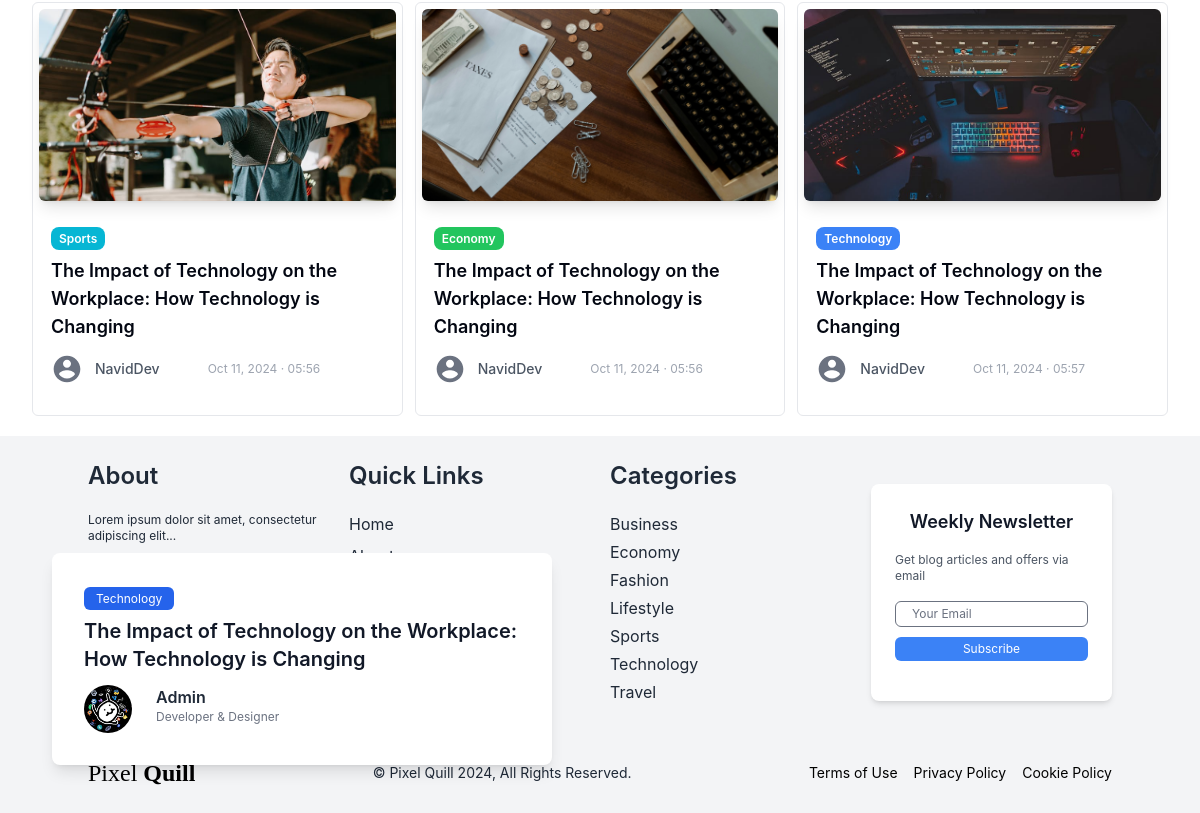
The app's page / (lower part), older data.
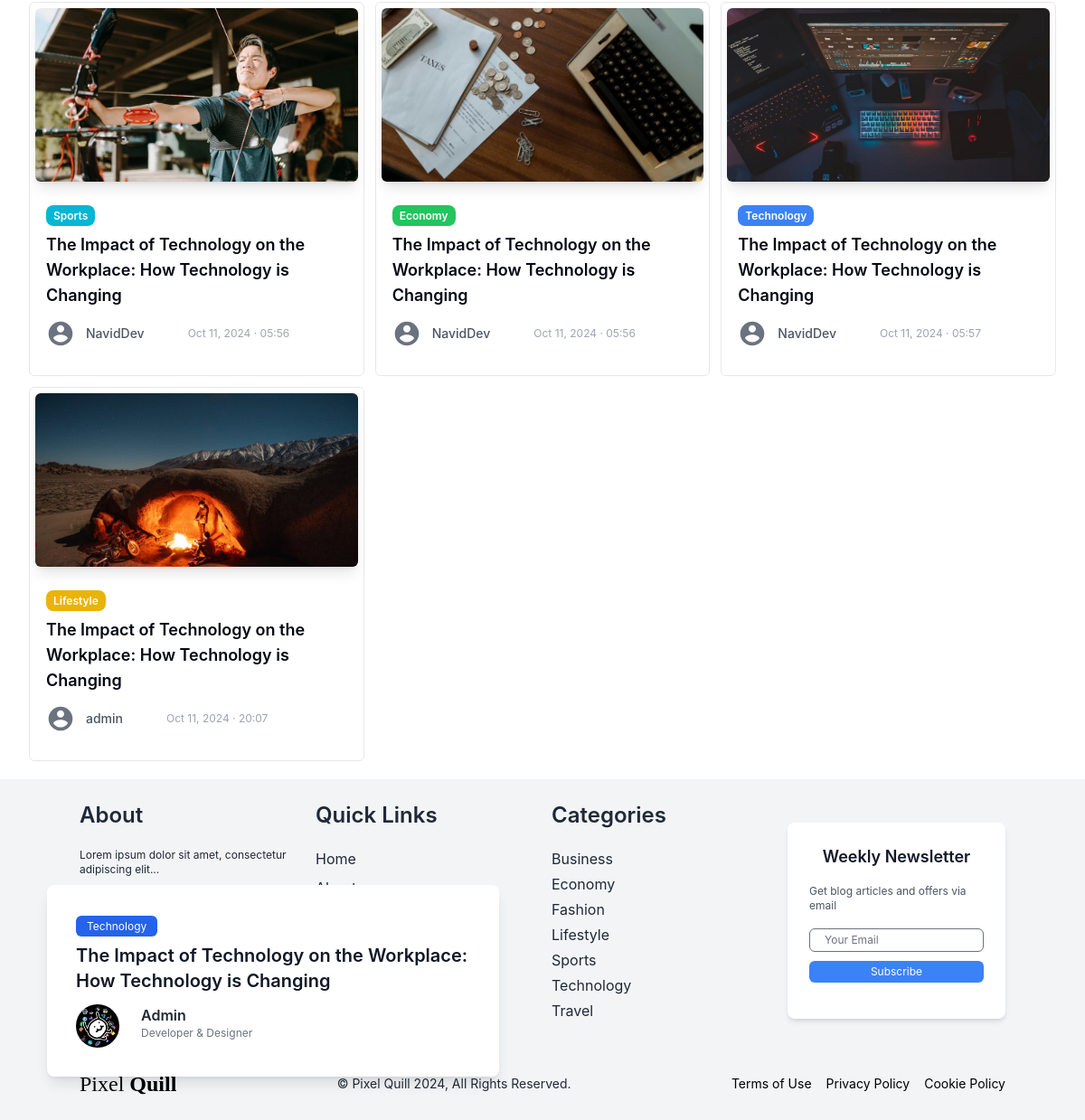
The same page, newer data.
### core/models.py (models this page shows, shortened)
class Blog(models.Model):
     created_by = models.ForeignKey(User, on_delete=models.CASCADE, related_name='author_blogs')
     heading = models.CharField(max_length=255, blank=False, null=True)
     category = models.ForeignKey(Category, on_delete=models.CASCADE, related_name="category_blogs")
     description = models.TextField(max_length=3000, null=True)
     image = models.ImageField(upload_to= 'blog/', null=True)
     added_date = models.DateTimeField(auto_now_add=True, null=True)

class Category(models.Model):
     name = models.CharField(max_length=255,  unique=True)
     class Meta:
          verbose_name_plural = 'Categories'
          ordering  = ('name',)
     def __str__(self):
          return self.name

### core/views.py (the view)
# urls.py: path('', views.home , name='home'),
def home(request):
     profile = getUserProfile(request=request)
     blogs = Blog.objects.all()
     return render(request, 'core/home.html',
     {
          'blogs': blogs,
          'categories': categories,
          'btn_cols': btn_cols,
          'profile': profile,
     }) # indirectly passing the list of category to layout.html

### core/templatetags/custom_filters.py (called while the page is built)
@register.filter(name="get_btn_col")  # Register the filter with a name
def get_btn_col(category, btn_cols):
    return btn_cols[str(category)]

@register.filter(name="get_formated_date")
def get_formated_date(added_date):
    return added_date.strftime("%b %d, %Y · %H:%M")

### pixelquill/utils.py (called while the page is built)
def getUserProfile(request):
     if not request.user.is_authenticated or request.user.is_superuser or request.user.is_staff:
          profile = None
     else:
          user = User.objects.get(pk=request.user.pk)
          profile = user.profile
     print(profile)
     return profile

### core/templates/core/home.html (shortened to what this page needs)
{% extends "core/layout.html" %}
{% load custom_filters %}
{% load static %}
{% block content %}
<div class="mx-8 my-5">
	<div class="w-full">
		<div class="w-full">
			<div class="absolute bottom-7 w-[500px] m-5">
				<div class="bg-white rounded-lg shadow-lg px-8 py-8">
					<div class="">
						<span class="bg-blue-600 text-white text-xs px-3 py-1 rounded-md">Technology</span>
					</div>
					<h2 class="my-2 text-gray-900 font-semibold text-xl mb-3 text-wrap">The Impact of Technology on the Workplace: How Technology is Changing</h2>
					<div class="flex space-x-6 ">
						<div class="flex-shrink-0 w-12 h-12 rounded-full overflow-hidden">
							<img src="{% static 'img/dp.jpg' %}" />
						</div>
						<div class="flex-shrink-0">
							<h2 class="text-base font-semibold text-gray-800 whitespace-nowrap"> Admin </h2>
							<p class="text-xs text-gray-500 whitespace-nowrap"> Developer & Designer</p>
						</div>
					</div>
				</div>
			</div>
		</div>
	</div>
	<div class="grid grid-cols-3 gap-3 my-5">
		{% for blog in blogs %}
			<div class="border p-1.5 rounded-md">
				<a href="{% url 'details' blog.id %}">
				<img src="{{blog.image.url}}" alt="{{blog.name}}" class="rounded-md w-full h-48 shadow-lg object-cover object-center"/>
				<div class="mx-3 my-6">
					<a href="{% url 'category' blog.category.id %}" class="rounded-lg text-xs font-semibold {{ blog.category | get_btn_col:btn_cols }} text-white py-1 px-2"> {{ blog.category }}</a>
						<div class="bg-white rounded-b-md mt-2">
							<div class="flex justify-between blogs-center">
								<h3 class="text-gray-950 text-lg font-semibold"> {{ blog.heading }} </h3>
							</div>
						</div>
						<div class="flex items-center space-x-3 my-3">
							<div class="w-8 h-8 rounded-full items-center justify-center">
								<a href="{% url 'author' blog.created_by.id %}" class="m-0" >
									<svg class="text-gray-500 " fill="currentColor" viewBox="0 0 24 24">
										<path d="M12 2C6.48 2 2 6.48 2 12s4.48 10 10 10 10-4.48 10-10S17.52 2 12 2zm0 3c1.66 0 3 1.34 3 3s-1.34 3-3 3-3-1.34-3-3 1.34-3 3-3zm0 14.2c-2.5 0-4.71-1.28-6-3.22.03-1.99 4-3.08 6-3.08 1.99 0 5.97 1.09 6 3.08-1.29 1.94-3.5 3.22-6 3.22z"/>
									</svg>
								</a>
							</div>
							<div class="flex items-center space-x-2 gap-10">
								<span class="text-sm text-gray-600 font-medium">{{ blog.created_by }}</span>
								<span class="text-gray-400 text-xs">{{ blog.added_date | get_formated_date }}</span>
							</div>
						</div>
					</div>
				</a>
			</div>
		{% endfor %}
	</div>
</div>
{% endblock %}

### core/templates/core/layout.html (shortened to what this page needs)
{% load static %}
{% load static tailwind_tags %}
<!DOCTYPE html>
<html lang="en">
<head>
	{% tailwind_css %}
</head>
<body class="font-inter">
{% block content %}   {% endblock %}
<footer class="bg-gray-100 text-black py-6">
	<div class="container mx-auto">
	<div class="grid grid-cols-1 md:grid-cols-4 gap-5">
		<div class="col-span-1 text-gray-800">
		<h3 class="text-2xl mb-5  font-semibold">About</h3>
		<p class="text-xs mb-2">Lorem ipsum dolor sit amet, consectetur adipiscing elit...</p>
		<p class="text-sm mb-2"><span class="font-semibold">Email:</span> codenafees@gmail.com</p>
		<p class="text-sm mb-2"><span class="font-semibold">Phone:</span> +92 123-456789</p>
		</div>
		<div class="col-span-1 text-gray-800">
		<h3 class="text-2xl mb-5 font-semibold">Quick Links</h3>
		<ul>
		<li class="mb-2"><a href="{% url 'home' %}" class="mb-2 border-transparent hover:border-b hover:border-gray-800 transition duration-300">Home</a></li>
		<li class="mb-2"><a href="#" class="mb-2 border-transparent hover:border-b hover:border-gray-800 transition duration-300">About</a></li>
		<li class="mb-2"><a href="#" class="mb-2 border-transparent hover:border-b hover:border-gray-800 transition duration-300">Author</a></li>
		<li class="mb-2"><a href="#" class="mb-2 border-transparent hover:border-b hover:border-gray-800 transition duration-300">Contact</a></li>
		</ul>
		</div>
		<div class="col-span-1 text-gray-800">
		<h3 class="text-2xl mb-5  font-semibold">Categories</h3>
		<ul>
			{% for category in categories %}
			<li class="mb-1"><a href="{% url 'category' category.id %}" class="font-base mb-3 border-transparent hover:border-b hover:border-gray-800 transition duration-300">{{ category.name }}</a></li>
			{% endfor %}
		</ul>
		</div>
		<div class="col-span-1">
		<div class="container mx-auto py-6">
		<div class="max-w-md mx-auto bg-white rounded-lg shadow-md p-6 items-center">
			<h2 class="text-lg font-semibold mb-4 text-gray-900 text-center">Weekly Newsletter</h2>
			<p class="text-xs text-gray-600 mb-4">Get blog articles and offers via email</p>
			<form action="#" method="POST">
			<div class="items-center mb-4">
				<input type="email" name="email" id="email" class="text-gray-800 text-xs w-full px-4 py-1 mb-2 border rounded-md focus:outline-none focus:ring-1 focus:ring-blue-500" placeholder="Your Email">
				<button type="submit" class="w-full bg-blue-500 hover:bg-blue-600 text-white text-xs py-1 px-4 rounded-md">Subscribe</button>
			</div>
			</form>
		</div>
		</div>
		</div>
	</div>
	<div class="mt-8 flex justify-between items-center">
		<a href="#" class="flex items-center">
		<h3 class="inline-block font-serif text-2xl font-thin"> Pixel <span class="font-semibold ">Quill</span></h3>
		</a>
		<p class="text-sm font-normal text-gray-800">&copy; Pixel Quill 2024, All Rights Reserved.</p>
		<nav class="flex space-x-4">
		<a href="#" class="text-sm font-normal border-transparent hover:border-b hover:border-black transition duration-300">Terms of Use</a>
		<a href="#" class="text-sm font-normal border-transparent hover:border-b hover:border-black transition duration-300">Privacy Policy</a>
		<a href="#" class="text-sm font-normal border-transparent hover:border-b hover:border-black transition duration-300">Cookie Policy</a>
		</nav>
	</div>
	</div>
</footer>
</body>
</html>

Row changes from the older to the newer data that the page shows:
added Blog: image (picture), category "Lifestyle", heading "The Impact of Technology on the Workplace: How Technology is Changing", created_by "admin", added_date|get_formated_date "Oct 11, 2024 · 20:07"
